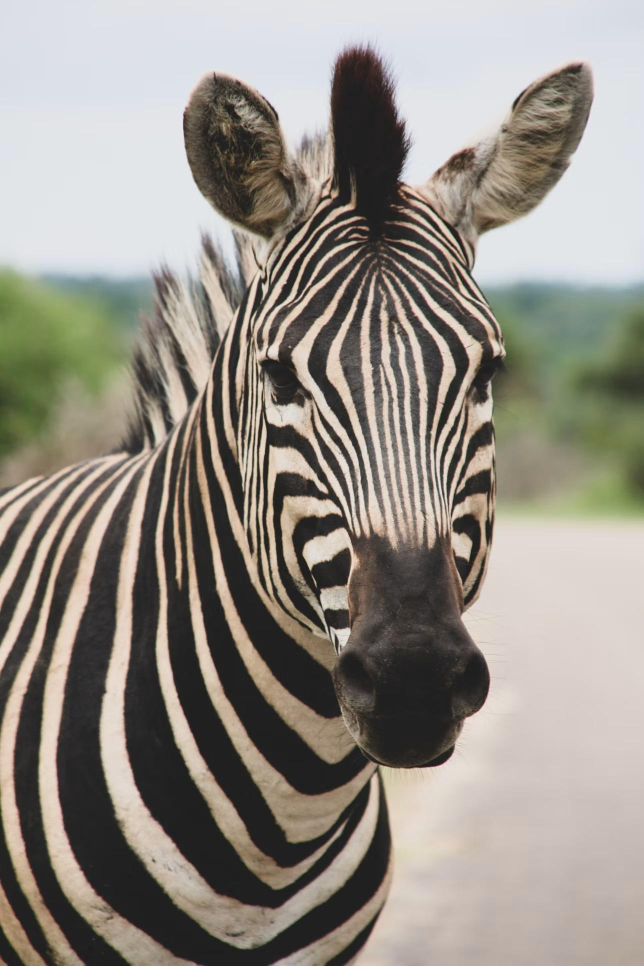
#> input picture images/light/32zgzxZd.jpg, 1287 x 1931 px (shown at 1/2 size)
$ jupyter execute --allow-errors scratch_02.ipynb
#> lines starting #> are read from the running program, lines starting #| are printed output that depends on the picture
[cell 1]
from PIL import Image
from pathlib import Path

for path in sorted(Path("public/zebras/light").glob("*.jpg")):
    if path.name == "DmXfJ9lt.jpg":
        continue

    image = Image.open(path)
#> image is the input picture: PIL image 1287x1931 RGB; mean R, G, B 148.3, 143, 134.5
    dark_image = Image.open(Path("public/zebras/dark-v2") / path.name)

    scale = 640 / max(image.width, image.height)
#> scale = 0.331
    if scale < 1:
        size = (round(image.width * scale), round(image.height * scale))
#> size = (427, 640)
        image = image.resize(size)
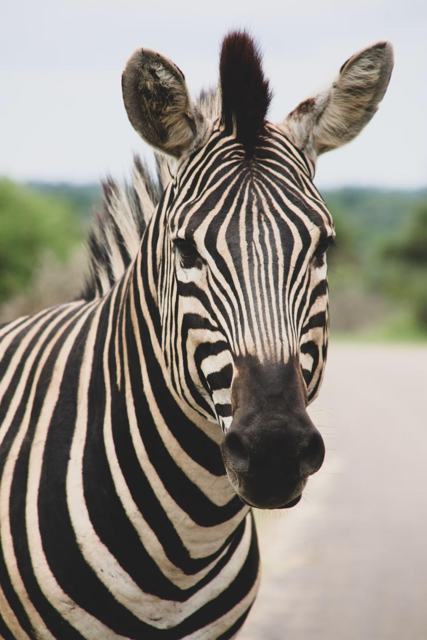
#> image: PIL image 427x640 RGB; mean R, G, B 148.3, 143, 134.5
        dark_image = dark_image.resize(size)

    output_path = Path("public/zebras/light-small") / path.name
    output_path.parent.mkdir(parents=True, exist_ok=True)
    image.save(output_path)

    output_path = Path("public/zebras/dark-v2-small") / path.name
    output_path.parent.mkdir(parents=True, exist_ok=True)
    dark_image.save(output_path)
#> pass 2 of the loop `for path in sorted(Path("public/zebras/light").glob("*.jpg")):`:
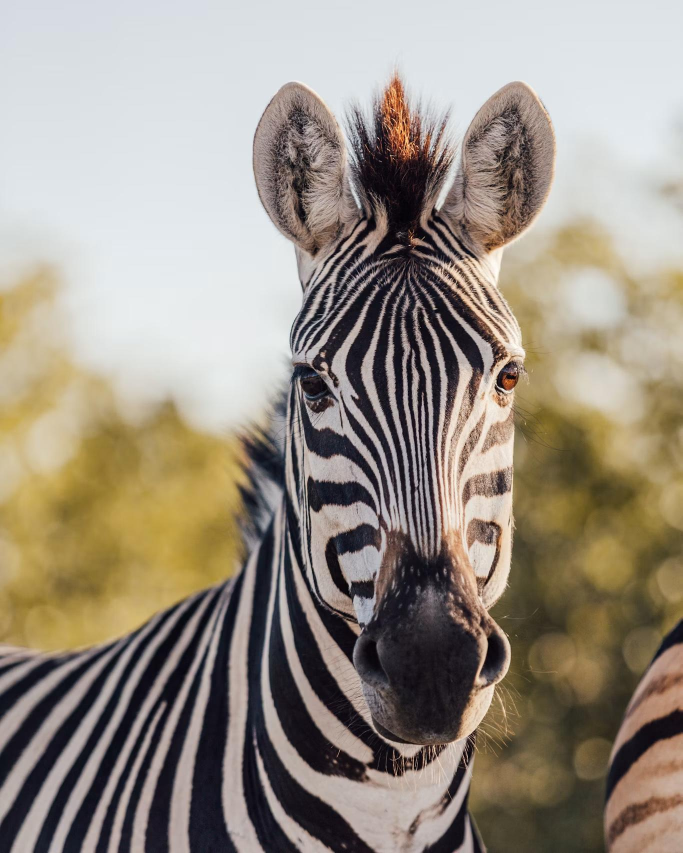
#> input picture images/light/5dm83Xga.jpg, 1365 x 1706 px (shown at 1/2 size)
#> image is the input picture: PIL image 1365x1706 RGB; mean R, G, B 153.3, 143.9, 131.4
#> `image = image.resize(size)`:
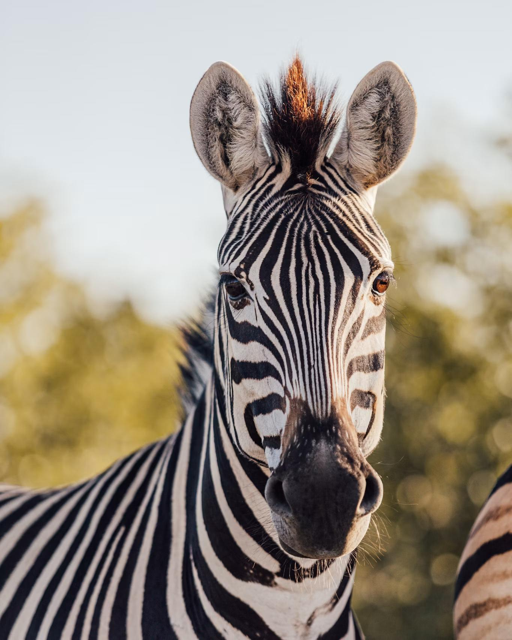
#> image: PIL image 512x640 RGB; mean R, G, B 153.3, 143.9, 131.4
#> pass 3 of the loop `for path in sorted(Path("public/zebras/light").glob("*.jpg")):`:
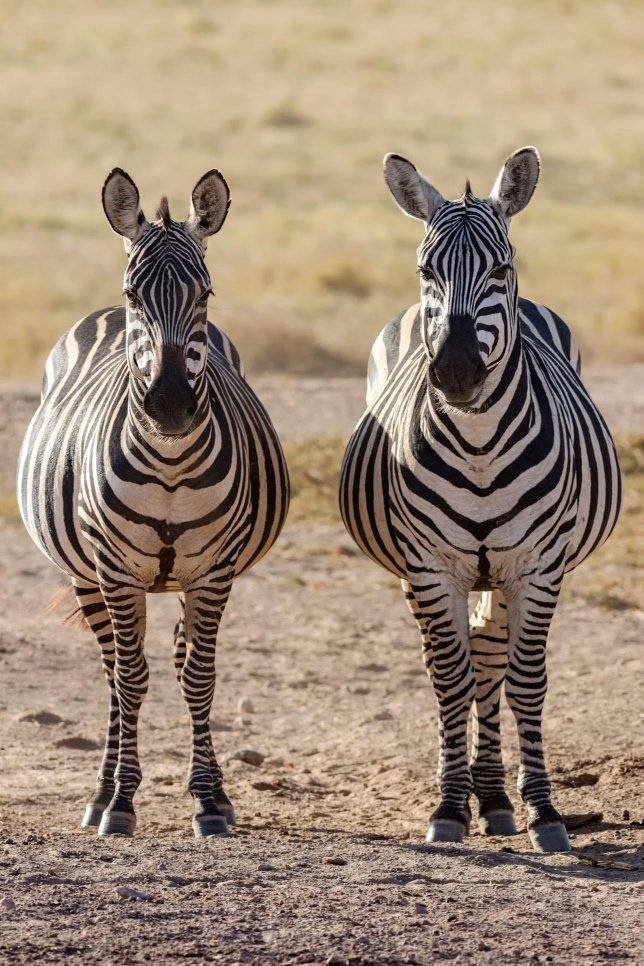
#> input picture images/light/80NPHpZ6.jpg, 1287 x 1931 px (shown at 1/2 size)
#> image is the input picture: PIL image 1287x1931 RGB; mean R, G, B 157, 137.1, 117.6
#> `image = image.resize(size)`:
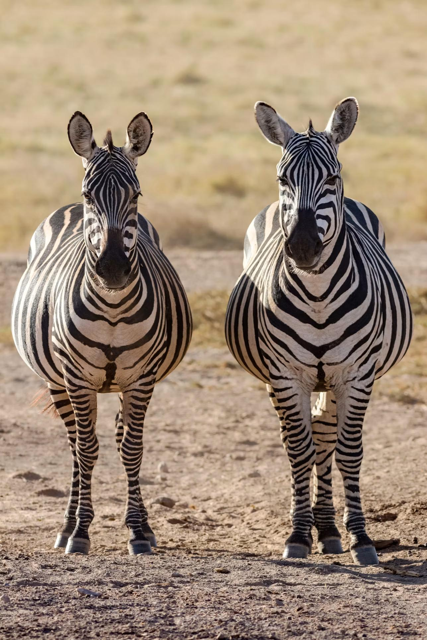
#> image: PIL image 427x640 RGB; mean R, G, B 157, 137.1, 117.6
